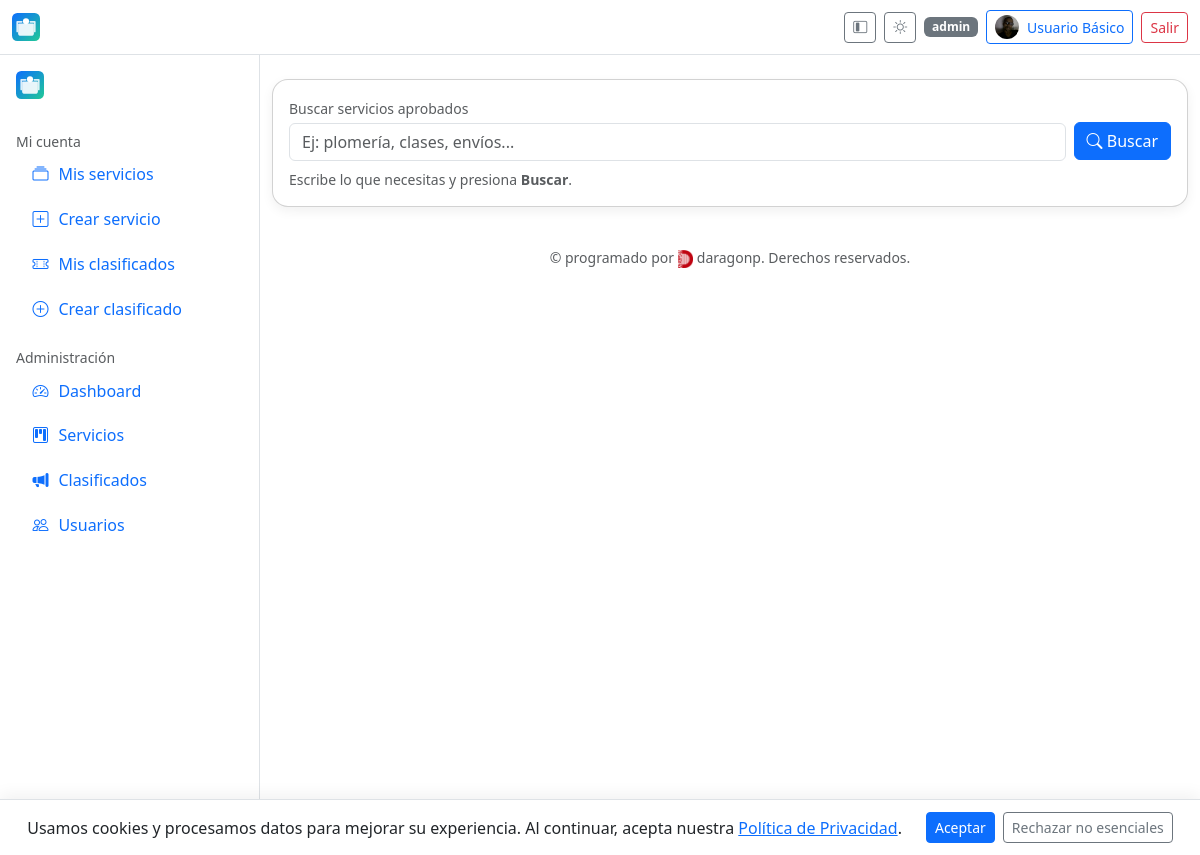
/ (signed in), run on an earlier commit of the app's database.
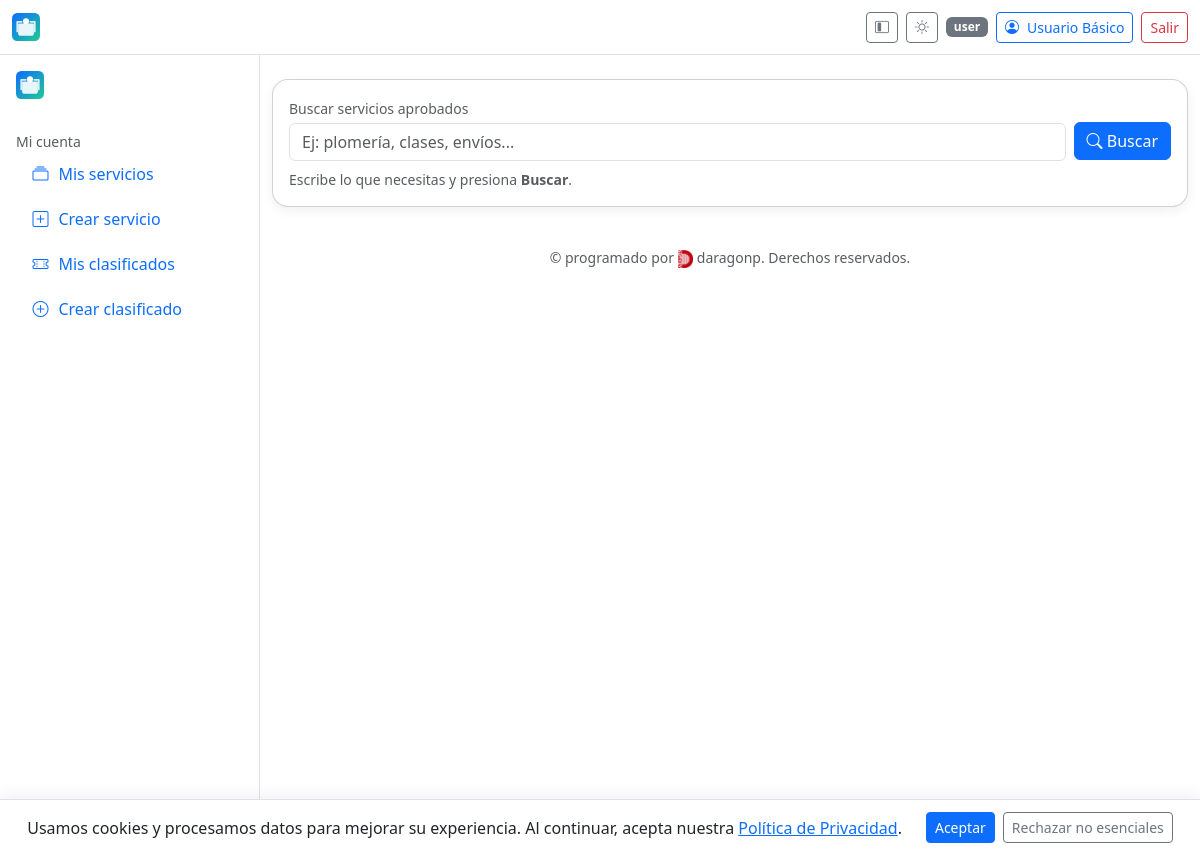
And on a later commit of the database.
### app/models.py (models this page shows, shortened)
class User(db.Model, UserMixin):
    __tablename__ = "user"
    id = db.Column(db.Integer, primary_key=True)
    name = db.Column(db.String(150), nullable=False)
    email = db.Column(db.String(255), unique=True, index=True, nullable=False)
    phone = db.Column(db.String(50))
    address = db.Column(db.String(255))
    avatar_url = db.Column(db.String(500))
    password_hash = db.Column(db.String(255), nullable=False)
    role = db.Column(db.String(20), default="user")  # user | admin | superadmin
    is_verified = db.Column(db.Boolean, default=False)
    verification_code = db.Column(db.String(10))
    is_deleted = db.Column(db.Boolean, default=False)
    created_at = db.Column(db.DateTime, default=datetime.utcnow)
    services = db.relationship(
        "Service",
        backref="owner",
        lazy="dynamic",
        foreign_keys="Service.owner_id",
    )
    classifieds = db.relationship(
        "Classified",
        backref="owner",
        lazy="dynamic",
        foreign_keys="Classified.owner_id",
    )

### app/main.py (the view, shortened to what this page needs)
@main_bp.route("/")
def index():
    q = (request.args.get("q") or "").strip()
    items = []
    return render_template("index.html", items=items, q=q)

### app/templates/index.html (shortened to what this page needs)
{% extends "base.html" %}
{% block content %}
<div class="container-fluid px-0">
  <div class="card card-shadow p-3 mb-3">
    <form method="get" action="{{ url_for('main.index') }}" class="row g-2 align-items-center">
      <div class="col-12 col-md">
        <label for="q" class="form-label small text-body-secondary mb-1">Buscar servicios aprobados</label>
        <input type="search" id="q" name="q" class="form-control" placeholder="Ej: plomería, clases, envíos..."
               value="{{ q or '' }}" autocomplete="off">
      </div>
      <div class="col-12 col-md-auto">
        <label class="form-label small text-body-secondary mb-1 d-none d-md-block">&nbsp;</label>
        <button class="btn btn-primary w-100"><i class="bi bi-search"></i> Buscar</button>
      </div>
    </form>
    {% if not q %}
      <div class="small text-body-secondary mt-2">
        Escribe lo que necesitas y presiona <strong>Buscar</strong>.
      </div>
    {% endif %}
  </div>
</div>
{% endblock %}

### app/templates/base.html (shortened to what the changed rows need)
{% set is_admin = (current_user.is_authenticated and current_user.role in ['admin','superadmin']) %}
<!doctype html>
<html lang="es">
<head>
  <link href="https://cdn.jsdelivr.net/npm/bootstrap@5.3.3/dist/css/bootstrap.min.css" rel="stylesheet">
  <link href="https://cdn.jsdelivr.net/npm/bootstrap-icons@1.11.3/font/bootstrap-icons.css" rel="stylesheet">
  <link href="https://cdn.datatables.net/2.0.8/css/dataTables.bootstrap5.css" rel="stylesheet">
  <link rel="stylesheet" href="{{ url_for('static', filename='css/style.css') }}">
</head>
<body class="bg-body">
<header class="navbar bg-body border-bottom sticky-top" id="appHeader">
  <div class="container-fluid">
    <div class="d-flex align-items-center gap-2">
      <button class="btn btn-sm btn-outline-secondary d-none d-lg-inline-flex" id="btnCollapse" title="Colapsar menú">
        <i class="bi bi-layout-sidebar-inset"></i>
      </button>
      <button class="btn btn-sm btn-outline-secondary" id="themeToggle" type="button" aria-label="Cambiar tema">
        <i class="bi bi-brightness-high" id="icon-sun" style="display:none"></i>
      </button>
      {% if current_user.is_authenticated %}
        <span class="badge text-bg-secondary d-none d-md-inline">{{ current_user.role }}</span>
        <a class="btn btn-sm btn-outline-primary d-flex align-items-center gap-2" href="{{ url_for('auth.profile') }}">
          {% if current_user.avatar_url %}
            <img src="{{ current_user.avatar_url }}" alt="avatar" class="rounded-circle" style="width:24px;height:24px;object-fit:cover;">
          {% else %}
            <i class="bi bi-person-circle"></i>
          {% endif %}
          <span class="d-none d-sm-inline">{{ current_user.name }}</span>
        </a>
        <a class="btn btn-sm btn-outline-danger" href="{{ url_for('auth.logout') }}">Salir</a>
      {% else %}
        <a class="btn btn-sm btn-outline-primary" href="{{ url_for('auth.login') }}">Ingresar</a>
        <a class="btn btn-sm btn-primary" href="{{ url_for('auth.register') }}">Registro</a>
      {% endif %}
    </div>
  </div>
</header>
<div class="layout" id="layout">
  <aside class="sidebar p-3" id="sidebar" aria-label="Menú lateral">
    <nav class="nav flex-column">
      {% if current_user.is_authenticated %}
        <div class="mt-3 text-body-secondary small text-label">Mi cuenta</div>
        <a class="nav-link {% if request.endpoint=='services.my_services' %}active{% endif %}" href="{{ url_for('services.my_services') }}">
          <span class="icon bi bi-collection"></span><span class="text-label">Mis servicios</span>
        </a>
        <a class="nav-link {% if request.endpoint=='services.create_service' %}active{% endif %}" href="{{ url_for('services.create_service') }}">
          <span class="icon bi bi-plus-square"></span><span class="text-label">Crear servicio</span>
        </a>
        <a class="nav-link {% if request.endpoint=='classifieds.mine' %}active{% endif %}" href="{{ url_for('classifieds.mine') }}">
          <span class="icon bi bi-ticket-perforated"></span><span class="text-label">Mis clasificados</span>
        </a>
        <a class="nav-link {% if request.endpoint=='classifieds.create' %}active{% endif %}" href="{{ url_for('classifieds.create') }}">
          <span class="icon bi bi-plus-circle"></span><span class="text-label">Crear clasificado</span>
        </a>
      {% endif %}
      {% if is_admin %}
        <div class="mt-3 text-body-secondary small text-label">Administración</div>
        <a class="nav-link {% if request.endpoint=='admin.dashboard' %}active{% endif %}" href="{{ url_for('admin.dashboard') }}">
          <span class="icon bi bi-speedometer2"></span><span class="text-label">Dashboard</span>
        </a>
        <a class="nav-link {% if request.endpoint=='admin.admin_services' %}active{% endif %}" href="{{ url_for('admin.admin_services') }}">
          <span class="icon bi bi-kanban"></span><span class="text-label">Servicios</span>
        </a>
        <a class="nav-link {% if request.endpoint=='admin.admin_classifieds' %}active{% endif %}" href="{{ url_for('admin.admin_classifieds') }}">
          <span class="icon bi bi-megaphone-fill"></span><span class="text-label">Clasificados</span>
        </a>
        <a class="nav-link {% if request.endpoint=='admin.users' %}active{% endif %}" href="{{ url_for('admin.users') }}">
          <span class="icon bi bi-people"></span><span class="text-label">Usuarios</span>
        </a>
      {% endif %}
    </nav>
  </aside>
</div>
</body>
</html>

What changed in the data, as far as the page shows it:
changed User "Usuario Básico": role "admin" → "user"; avatar_url: picture removed
Also different on the page:
text no longer shown: "Administración Dashboard Servicios Clasificados Usuarios"
